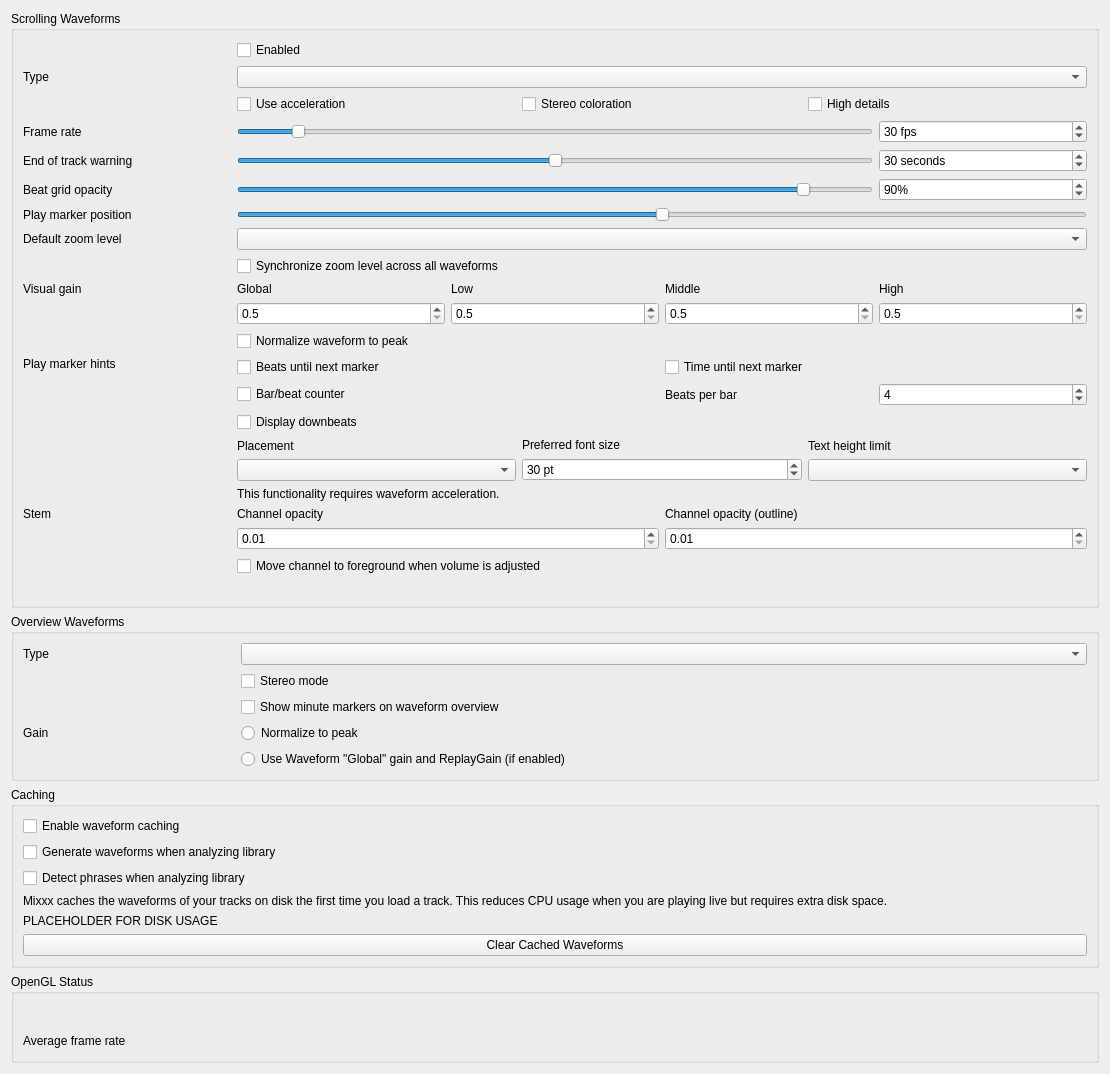
<?xml version="1.0" encoding="UTF-8"?>
<ui version="4.0">
 <class>DlgPrefWaveformDlg</class>
 <widget class="QWidget" name="DlgPrefWaveformDlg">
  <property name="geometry">
   <rect>
    <x>0</x>
    <y>0</y>
    <width>1110</width>
    <height>939</height>
   </rect>
  </property>
  <property name="windowTitle">
   <string>Waveform Preferences</string>
  </property>
  <layout class="QVBoxLayout" name="mainLayout">

  <item>
   <widget class="QGroupBox" name="waveform_groupbox">
    <property name="title">
     <string>Scrolling Waveforms</string>
    </property>
    <layout class="QGridLayout" name="waveform_layout">

     <item row="0" column="1">
      <widget class="QCheckBox" name="useWaveformCheckBox">
       <property name="text">
        <string>Enabled</string>
       </property>
      </widget>
     </item>

     <item row="1" column="0">
      <widget class="QLabel" name="waveformTypeLabel">
       <property name="sizePolicy">
        <sizepolicy hsizetype="Preferred" vsizetype="Preferred">
         <horstretch>0</horstretch>
         <verstretch>0</verstretch>
        </sizepolicy>
       </property>
       <property name="toolTip">
        <string extracomment="The big waveform summary shows the waveform envelope of the track near the current playback position."/>
       </property>
       <property name="text">
        <string>Type</string>
       </property>
       <property name="alignment">
        <set>Qt::AlignLeading|Qt::AlignLeft|Qt::AlignVCenter</set>
       </property>
       <property name="buddy">
        <cstring>waveformTypeComboBox</cstring>
       </property>
      </widget>
     </item>
     <item row="1" column="1" colspan="4">
      <widget class="QComboBox" name="waveformTypeComboBox">
       <property name="toolTip">
        <string>The waveform shows the waveform envelope of the track near the current playback position.
Select from different types of displays for the waveform, which differ primarily in the level of detail shown in the waveform.</string>
       </property>
      </widget>
     </item>

     <item row="2" column="1" colspan="4">
      <layout class="QHBoxLayout" name="waveform_render_options">
       <item>
        <widget class="QCheckBox" name="useAccelerationCheckBox">
         <property name="text">
          <string>Use acceleration</string>
         </property>
        </widget>
       </item>
       <item>
        <widget class="QCheckBox" name="splitLeftRightCheckBox">
         <property name="text">
          <string>Stereo coloration</string>
         </property>
        </widget>
       </item>
       <item>
        <widget class="QCheckBox" name="highDetailCheckBox">
         <property name="text">
          <string>High details</string>
         </property>
        </widget>
       </item>
      </layout>
     </item>

     <item row="4" column="0">
      <widget class="QLabel" name="frameRateLabel">
       <property name="text">
        <string>Frame rate</string>
       </property>
       <property name="alignment">
        <set>Qt::AlignLeading|Qt::AlignLeft|Qt::AlignVCenter</set>
       </property>
       <property name="buddy">
        <cstring>frameRateSlider</cstring>
       </property>
      </widget>
     </item>
     <item row="4" column="1" colspan="3">
      <widget class="QSlider" name="frameRateSlider">
       <property name="sizePolicy">
        <sizepolicy hsizetype="Preferred" vsizetype="Fixed">
         <horstretch>0</horstretch>
         <verstretch>0</verstretch>
        </sizepolicy>
       </property>
       <property name="maximumSize">
        <size>
         <width>16777215</width>
         <height>16777215</height>
        </size>
       </property>
       <property name="minimum">
        <number>10</number>
       </property>
       <property name="maximum">
        <number>240</number>
       </property>
       <property name="value">
        <number>30</number>
       </property>
       <property name="orientation">
        <enum>Qt::Horizontal</enum>
       </property>
      </widget>
     </item>
     <item row="4" column="4">
      <widget class="QSpinBox" name="frameRateSpinBox">
       <property name="toolTip">
        <string/>
       </property>
       <property name="suffix">
        <string> fps</string>
       </property>
       <property name="minimum">
        <number>10</number>
       </property>
       <property name="maximum">
        <number>240</number>
       </property>
       <property name="value">
        <number>30</number>
       </property>
      </widget>
     </item>

     <item row="5" column="0">
      <widget class="QLabel" name="endOfTrackWarningTimeLabel">
       <property name="text">
        <string>End of track warning</string>
       </property>
       <property name="alignment">
        <set>Qt::AlignLeading|Qt::AlignLeft|Qt::AlignVCenter</set>
       </property>
       <property name="buddy">
        <cstring>endOfTrackWarningTimeSlider</cstring>
       </property>
      </widget>
     </item>
     <item row="5" column="1" colspan="3">
      <widget class="QSlider" name="endOfTrackWarningTimeSlider">
       <property name="sizePolicy">
        <sizepolicy hsizetype="Preferred" vsizetype="Fixed">
         <horstretch>0</horstretch>
         <verstretch>0</verstretch>
        </sizepolicy>
       </property>
       <property name="maximumSize">
        <size>
         <width>16777215</width>
         <height>16777215</height>
        </size>
       </property>
       <property name="minimum">
        <number>0</number>
       </property>
       <property name="maximum">
        <number>60</number>
       </property>
       <property name="value">
        <number>30</number>
       </property>
       <property name="orientation">
        <enum>Qt::Horizontal</enum>
       </property>
      </widget>
     </item>
     <item row="5" column="4">
      <widget class="QSpinBox" name="endOfTrackWarningTimeSpinBox">
       <property name="toolTip">
        <string>Highlight the waveforms when the last seconds of a track remains.</string>
       </property>
       <property name="suffix">
        <string> seconds</string>
       </property>
       <property name="minimum">
        <number>0</number>
       </property>
       <property name="maximum">
        <number>60</number>
       </property>
       <property name="value">
        <number>30</number>
       </property>
      </widget>
     </item>

     <item row="6" column="0">
      <widget class="QLabel" name="BeatgridWaveform">
       <property name="toolTip">
        <string/>
       </property>
       <property name="midLineWidth">
        <number>6</number>
       </property>
       <property name="text">
        <string>Beat grid opacity</string>
       </property>
       <property name="alignment">
        <set>Qt::AlignLeading|Qt::AlignLeft|Qt::AlignVCenter</set>
       </property>
      </widget>
     </item>
     <item row="6" column="1" colspan="3">
      <widget class="QSlider" name="beatGridAlphaSlider">
       <property name="maximum">
        <number>100</number>
       </property>
       <property name="value">
        <number>90</number>
       </property>
       <property name="orientation">
        <enum>Qt::Horizontal</enum>
       </property>
      </widget>
     </item>
     <item row="6" column="4">
      <widget class="QSpinBox" name="beatGridAlphaSpinBox">
       <property name="toolTip">
        <string>Set amount of opacity on beat grid lines.</string>
       </property>
       <property name="suffix">
        <string>%</string>
       </property>
       <property name="maximum">
        <number>100</number>
       </property>
       <property name="value">
        <number>90</number>
       </property>
      </widget>
     </item>

     <item row="7" column="0">
      <widget class="QLabel" name="playMarkerPositionLabel">
       <property name="text">
        <string>Play marker position</string>
       </property>
      </widget>
     </item>
     <item row="7" column="1" colspan="4">
      <widget class="QSlider" name="playMarkerPositionSlider">
       <property name="sizePolicy">
        <sizepolicy hsizetype="Preferred" vsizetype="Fixed">
         <horstretch>0</horstretch>
         <verstretch>0</verstretch>
        </sizepolicy>
       </property>
       <property name="maximumSize">
        <size>
         <width>16777215</width>
         <height>16777215</height>
        </size>
       </property>
       <property name="toolTip">
        <string>Moves the play marker position on the waveforms to the left, right or center (default).</string>
       </property>
       <property name="minimum">
        <number>0</number>
       </property>
       <property name="maximum">
        <number>100</number>
       </property>
       <property name="value">
        <number>50</number>
       </property>
       <property name="orientation">
        <enum>Qt::Horizontal</enum>
       </property>
      </widget>
     </item>

     <item row="8" column="0">
      <widget class="QLabel" name="defaultZoomLabel">
       <property name="text">
        <string extracomment="Waveform zoom">Default zoom level</string>
       </property>
       <property name="alignment">
        <set>Qt::AlignLeading|Qt::AlignLeft|Qt::AlignVCenter</set>
       </property>
       <property name="buddy">
        <cstring>defaultZoomComboBox</cstring>
       </property>
      </widget>
     </item>
     <item row="8" column="1" colspan="4">
      <widget class="QComboBox" name="defaultZoomComboBox"/>
     </item>

     <item row="9" column="1" colspan="4">
      <widget class="QCheckBox" name="synchronizeZoomCheckBox">
       <property name="toolTip">
        <string>Synchronize zoom level across all waveform displays.</string>
       </property>
       <property name="text">
        <string>Synchronize zoom level across all waveforms</string>
       </property>
      </widget>
     </item>

     <item row="10" column="0">
      <widget class="QLabel" name="visualGainLabel">
       <property name="text">
        <string>Visual gain</string>
       </property>
       <property name="alignment">
        <set>Qt::AlignLeading|Qt::AlignLeft|Qt::AlignTop</set>
       </property>
       <property name="buddy">
        <cstring>allVisualGain</cstring>
       </property>
      </widget>
     </item>
     <item row="10" column="1" colspan="4">
      <layout class="QGridLayout" name="gridLayout_3">
       <item row="0" column="0">
        <widget class="QLabel" name="visualGainLabel_global">
         <property name="text">
          <string>Global</string>
         </property>
         <property name="alignment">
          <set>Qt::AlignLeading|Qt::AlignLeft|Qt::AlignVCenter</set>
         </property>
         <property name="buddy">
          <cstring>allVisualGain</cstring>
         </property>
        </widget>
       </item>
       <item row="0" column="1">
        <widget class="QLabel" name="visualGainLabel_low">
         <property name="text">
          <string>Low</string>
         </property>
         <property name="alignment">
          <set>Qt::AlignLeading|Qt::AlignLeft|Qt::AlignVCenter</set>
         </property>
         <property name="buddy">
          <cstring>lowVisualGain</cstring>
         </property>
        </widget>
       </item>
       <item row="0" column="2">
        <widget class="QLabel" name="visualGainLabel_mid">
         <property name="text">
          <string>Middle</string>
         </property>
         <property name="alignment">
          <set>Qt::AlignLeading|Qt::AlignLeft|Qt::AlignVCenter</set>
         </property>
         <property name="buddy">
          <cstring>midVisualGain</cstring>
         </property>
        </widget>
       </item>
       <item row="0" column="3">
        <widget class="QLabel" name="visualGainLabel_high">
         <property name="text">
          <string>High</string>
         </property>
         <property name="alignment">
          <set>Qt::AlignLeading|Qt::AlignLeft|Qt::AlignVCenter</set>
         </property>
         <property name="buddy">
          <cstring>highVisualGain</cstring>
         </property>
        </widget>
       </item>

       <item row="1" column="0">
        <widget class="QDoubleSpinBox" name="allVisualGain">
         <property name="toolTip">
          <string>Global visual gain</string>
         </property>
         <property name="decimals">
          <number>1</number>
         </property>
         <property name="minimum">
          <double>0.500000000000000</double>
         </property>
         <property name="maximum">
          <double>10.000000000000000</double>
         </property>
         <property name="singleStep">
          <double>0.100000000000000</double>
         </property>
        </widget>
       </item>
       <item row="1" column="1">
        <widget class="QDoubleSpinBox" name="lowVisualGain">
         <property name="toolTip">
          <string>Visual gain of the low frequencies</string>
         </property>
         <property name="decimals">
          <number>1</number>
         </property>
         <property name="minimum">
          <double>0.500000000000000</double>
         </property>
         <property name="maximum">
          <double>10.000000000000000</double>
         </property>
         <property name="singleStep">
          <double>0.100000000000000</double>
         </property>
        </widget>
       </item>
       <item row="1" column="2">
        <widget class="QDoubleSpinBox" name="midVisualGain">
         <property name="toolTip">
          <string>Visual gain of the middle frequencies</string>
         </property>
         <property name="decimals">
          <number>1</number>
         </property>
         <property name="minimum">
          <double>0.500000000000000</double>
         </property>
         <property name="maximum">
          <double>10.000000000000000</double>
         </property>
         <property name="singleStep">
          <double>0.100000000000000</double>
         </property>
        </widget>
       </item>
       <item row="1" column="3">
        <widget class="QDoubleSpinBox" name="highVisualGain">
         <property name="toolTip">
          <string>Visual gain of the high frequencies</string>
         </property>
         <property name="decimals">
          <number>1</number>
         </property>
         <property name="minimum">
          <double>0.500000000000000</double>
         </property>
         <property name="maximum">
          <double>10.000000000000000</double>
         </property>
         <property name="singleStep">
          <double>0.100000000000000</double>
         </property>
        </widget>
       </item>
       <item row="2" column="0" colspan="4">
        <widget class="QCheckBox" name="normalizeWaveformCheckBox">
         <property name="toolTip">
          <string>Normalize the waveform display to the track's peak amplitude. Useful for loudness-normalized tracks that would otherwise appear as thin lines.</string>
         </property>
         <property name="text">
          <string>Normalize waveform to peak</string>
         </property>
        </widget>
       </item>
      </layout>
     </item>

     <item row="11" column="0">
      <widget class="QLabel" name="marker_hints_label">
       <property name="text">
        <string>Play marker hints</string>
       </property>
       <property name="alignment">
        <set>Qt::AlignLeading|Qt::AlignLeft|Qt::AlignTop</set>
       </property>
      </widget>
     </item>
     <item row="11" column="1" colspan="2">
      <widget class="QCheckBox" name="untilMarkShowBeatsCheckBox">
       <property name="text">
        <string>Beats until next marker</string>
       </property>
      </widget>
     </item>
     <item row="11" column="3" colspan="2">
      <widget class="QCheckBox" name="untilMarkShowTimeCheckBox">
       <property name="text">
        <string>Time until next marker</string>
       </property>
      </widget>
     </item>
     <item row="12" column="1" colspan="2">
      <widget class="QCheckBox" name="showBarCounterCheckBox">
       <property name="toolTip">
        <string>Show the current bar and beat position (e.g. "12.1") at the play marker.</string>
       </property>
       <property name="text">
        <string>Bar/beat counter</string>
       </property>
      </widget>
     </item>
     <item row="12" column="3">
      <widget class="QLabel" name="beatsPerBarLabel">
       <property name="text">
        <string>Beats per bar</string>
       </property>
       <property name="buddy">
        <cstring>beatsPerBarSpinBox</cstring>
       </property>
      </widget>
     </item>
     <item row="12" column="4">
      <widget class="QSpinBox" name="beatsPerBarSpinBox">
       <property name="toolTip">
        <string>Number of beats per bar for downbeat markers and bar counter.</string>
       </property>
       <property name="minimum">
        <number>2</number>
       </property>
       <property name="maximum">
        <number>32</number>
       </property>
       <property name="value">
        <number>4</number>
       </property>
      </widget>
     </item>

     <item row="13" column="1" colspan="2">
      <widget class="QCheckBox" name="enableDownbeatCheckBox">
       <property name="toolTip">
        <string>Distinguish downbeats from regular beats using different line width and color.</string>
       </property>
       <property name="text">
        <string>Display downbeats</string>
       </property>
      </widget>
     </item>
     <item row="14" column="1" colspan="4">
      <layout class="QHBoxLayout" name="marker_option_layout">
       <item>
        <layout class="QVBoxLayout" name="marker_options_placement_layout">
         <item>
          <widget class="QLabel" name="untilMarkAlignLabel">
           <property name="text">
            <string>Placement</string>
           </property>
           <property name="alignment">
            <set>Qt::AlignLeading|Qt::AlignLeft|Qt::AlignVCenter</set>
           </property>
           <property name="buddy">
            <cstring>untilMarkAlignComboBox</cstring>
           </property>
          </widget>
         </item>
         <item>
          <widget class="QComboBox" name="untilMarkAlignComboBox"/>
         </item>
        </layout>
       </item>

       <item>
        <layout class="QVBoxLayout" name="marker_options_font_layout">
         <item>
          <widget class="QLabel" name="untilMarkTextPointSizeLabel">
           <property name="text">
            <string>Preferred font size</string>
           </property>
           <property name="alignment">
            <set>Qt::AlignLeading|Qt::AlignLeft|Qt::AlignVCenter</set>
           </property>
           <property name="buddy">
            <cstring>untilMarkTextPointSizeSpinBox</cstring>
           </property>
          </widget>
         </item>
         <item>
          <widget class="QSpinBox" name="untilMarkTextPointSizeSpinBox">
           <property name="toolTip">
            <string/>
           </property>
           <property name="suffix">
            <string> pt</string>
           </property>
           <property name="minimum">
            <number>10</number>
           </property>
           <property name="maximum">
            <number>100</number>
           </property>
           <property name="value">
            <number>30</number>
           </property>
          </widget>
         </item>
        </layout>
       </item>

       <item>
        <layout class="QVBoxLayout" name="marker_options_textheight_layout">
         <item>
          <widget class="QLabel" name="untilMarkTextHeightLimitLabel">
           <property name="text">
            <string>Text height limit</string>
           </property>
           <property name="alignment">
            <set>Qt::AlignLeading|Qt::AlignLeft|Qt::AlignVCenter</set>
           </property>
           <property name="buddy">
            <cstring>untilMarkTextHeightLimitComboBox</cstring>
           </property>
          </widget>
         </item>
         <item>
          <widget class="QComboBox" name="untilMarkTextHeightLimitComboBox"/>
         </item>
        </layout>
       </item>

      </layout><!-- marker_option_layout -->
     </item>

     <item row="15" column="1" colspan="4">
      <widget class="QLabel" name="requiresGLSLLabel">
       <property name="text">
        <string>This functionality requires waveform acceleration.</string>
       </property>
       <property name="alignment">
        <set>Qt::AlignLeading|Qt::AlignLeft|Qt::AlignVCenter</set>
       </property>
      </widget>
     </item>

     <item row="16" column="0">
      <widget class="QLabel" name="stemOpacityLabel">
       <property name="text">
        <string>Stem</string>
       </property>
       <property name="alignment">
        <set>Qt::AlignLeading|Qt::AlignLeft|Qt::AlignTop</set>
       </property>
       <property name="buddy">
        <cstring>stemOpacitySpinBox</cstring>
       </property>
      </widget>
     </item>
     <item row="16" column="1" colspan="4">
      <layout class="QGridLayout" name="stemOpacityGridLayout">
       <item row="0" column="0">
        <widget class="QLabel" name="stemOpacityMainLabel">
         <property name="text">
          <string>Channel opacity</string>
         </property>
         <property name="alignment">
          <set>Qt::AlignLeading|Qt::AlignLeft|Qt::AlignVCenter</set>
         </property>
         <property name="buddy">
          <cstring>stemOpacitySpinBox</cstring>
         </property>
        </widget>
       </item>
       <item row="0" column="1">
        <widget class="QLabel" name="stemOpacityOutlineLabel">
         <property name="text">
          <string>Channel opacity (outline)</string>
         </property>
         <property name="alignment">
          <set>Qt::AlignLeading|Qt::AlignLeft|Qt::AlignVCenter</set>
         </property>
         <property name="buddy">
          <cstring>stemOutlineOpacitySpinBox</cstring>
         </property>
        </widget>
       </item>

       <item row="1" column="0">
        <widget class="QDoubleSpinBox" name="stemOpacitySpinBox">
         <property name="toolTip">
          <string>Main stem opacity</string>
         </property>
         <property name="decimals">
          <number>2</number>
         </property>
         <property name="minimum">
          <double>0.010000000000000</double>
         </property>
         <property name="maximum">
          <double>1.000000000000000</double>
         </property>
         <property name="singleStep">
          <double>0.010000000000000</double>
         </property>
        </widget>
       </item>
       <item row="1" column="1">
        <widget class="QDoubleSpinBox" name="stemOutlineOpacitySpinBox">
         <property name="toolTip">
          <string>Outline stem opacity</string>
         </property>
         <property name="decimals">
          <number>2</number>
         </property>
         <property name="minimum">
          <double>0.010000000000000</double>
         </property>
         <property name="maximum">
          <double>1.000000000000000</double>
         </property>
         <property name="singleStep">
          <double>0.010000000000000</double>
         </property>
        </widget>
       </item>
       <item row="2" column="0" colspan="2">
        <widget class="QCheckBox" name="stemReorderLayerOnChangedCheckBox">
         <property name="text">
          <string>Move channel to foreground when volume is adjusted</string>
         </property>
        </widget>
       </item>
      </layout>
     </item>

     <item row="17" column="1" colspan="4">
      <widget class="QLabel" name="requiresGLSLLabel2">
       <property name="alignment">
        <set>Qt::AlignLeading|Qt::AlignLeft|Qt::AlignVCenter</set>
       </property>
      </widget>
     </item>

    </layout>
   </widget>
  </item><!-- waveform groupbox -->

  <item>
   <widget class="QGroupBox" name="overview_groupbox">
    <property name="title">
     <string>Overview Waveforms</string>
    </property>
    <layout class="QGridLayout" name="overview_layout">

     <item row="0" column="0">
      <widget class="QLabel" name="waveformOverviewLabel">
       <property name="toolTip">
        <string extracomment="The smaller, zoomed-out version of the waveform shows the various markers within the track as well as the waveform envelope of the entire track."/>
       </property>
       <property name="text">
        <string>Type</string>
       </property>
      </widget>
     </item>
     <item row="0" column="1" colspan="4">
      <widget class="QComboBox" name="waveformOverviewComboBox">
       <property name="toolTip">
        <string>The waveform overview shows the waveform envelope of the entire track.
Select from different types of displays for the waveform overview, which differ primarily in the level of detail shown in the waveform.</string>
       </property>
      </widget>
     </item>

     <item row="1" column="1" colspan="4">
      <widget class="QCheckBox" name="overviewStereoCheckBox">
       <property name="text">
        <string>Stereo mode</string>
       </property>
      </widget>
     </item>

     <item row="2" column="1" colspan="4">
      <widget class="QCheckBox" name="overviewMinuteMarkersCheckBox">
       <property name="text">
        <string>Show minute markers on waveform overview</string>
       </property>
      </widget>
     </item>

     <item row="3" column="0">
      <widget class="QLabel" name="overview_gain_label">
       <property name="toolTip">
        <string extracomment="Select a gain mode for the waveform overview."/>
       </property>
       <property name="text">
        <string>Gain</string>
       </property>
      </widget>
     </item>
     <item row="3" column="1" colspan="4">
      <widget class="QRadioButton" name="overview_scale_normalize">
       <property name="text">
        <string>Normalize to peak</string>
       </property>
       <attribute name="buttonGroup">
        <string notr="true">overview_scale_options</string>
       </attribute>
      </widget>
     </item>
     <item row="4" column="1" colspan="4">
      <widget class="QRadioButton" name="overview_scale_allReplayGain">
       <property name="text">
        <string extracomment="'Global' refers to the 'Global' visual gain in the scrolling waveform settings">Use Waveform "Global" gain and ReplayGain (if enabled)</string>
       </property>
       <attribute name="buttonGroup">
        <string notr="true">overview_scale_options</string>
       </attribute>
      </widget>
     </item>

    </layout>
   </widget>
  </item><!-- overview_groupbox -->

  <item>
   <widget class="QGroupBox" name="caching_groupbox">
    <property name="title">
     <string>Caching</string>
    </property>
    <layout class="QVBoxLayout" name="caching_layout">
     <item>
      <widget class="QCheckBox" name="enableWaveformCaching">
       <property name="text">
        <string>Enable waveform caching</string>
       </property>
      </widget>
     </item>
     <item>
      <widget class="QCheckBox" name="enableWaveformGenerationWithAnalysis">
       <property name="text">
        <string>Generate waveforms when analyzing library</string>
       </property>
      </widget>
     </item>
     <item>
      <widget class="QCheckBox" name="enablePhraseAnalysis">
       <property name="text">
        <string>Detect phrases when analyzing library</string>
       </property>
       <property name="toolTip">
        <string>Automatically detect phrase boundaries (intro, verse, chorus, drop, outro) based on energy changes in the track.</string>
       </property>
      </widget>
     </item>
     <item>
      <widget class="QLabel" name="waveformCachingInfo">
       <property name="text">
        <string>Mixxx caches the waveforms of your tracks on disk the first time you load a track. This reduces CPU usage when you are playing live but requires extra disk space.</string>
       </property>
       <property name="wordWrap">
        <bool>true</bool>
       </property>
      </widget>
     </item>
     <item>
      <widget class="QLabel" name="waveformDiskUsage">
       <property name="sizePolicy">
        <sizepolicy hsizetype="Expanding" vsizetype="Minimum">
         <horstretch>0</horstretch>
         <verstretch>0</verstretch>
        </sizepolicy>
       </property>
       <property name="text">
        <string notr="true">PLACEHOLDER FOR DISK USAGE</string>
       </property>
       <property name="wordWrap">
        <bool>true</bool>
       </property>
      </widget>
     </item>
     <item>
      <widget class="QPushButton" name="clearCachedWaveforms">
       <property name="text">
        <string>Clear Cached Waveforms</string>
       </property>
      </widget>
     </item>
    </layout>
   </widget>
  </item><!-- caching_groupbox -->

  <item>
   <widget class="QGroupBox" name="opengl_status_groupbox">
    <property name="title">
     <string>OpenGL Status</string>
    </property>
    <layout class="QGridLayout" name="opengl_status_layout">
     <item row="0" column="0" colspan="3">
      <widget class="QLabel" name="openGlStatusData">
       <property name="sizePolicy">
        <sizepolicy hsizetype="Expanding" vsizetype="Minimum">
         <horstretch>0</horstretch>
         <verstretch>0</verstretch>
        </sizepolicy>
       </property>
       <property name="toolTip">
        <string>Displays which OpenGL version is supported by the current platform.</string>
       </property>
       <property name="text">
        <string/>
       </property>
       <property name="wordWrap">
        <bool>true</bool>
       </property>
       <property name="textInteractionFlags">
        <set>Qt::TextSelectableByKeyboard|Qt::TextSelectableByMouse</set>
       </property>
      </widget>
     </item>
     <item row="1" column="0">
      <widget class="QLabel" name="openGlStatusLabel_2">
       <property name="toolTip">
        <string/>
       </property>
       <property name="text">
        <string>Average frame rate</string>
       </property>
       <property name="alignment">
        <set>Qt::AlignLeading|Qt::AlignLeft|Qt::AlignVCenter</set>
       </property>
      </widget>
     </item>
     <item row="1" column="1" colspan="2">
      <widget class="QLabel" name="frameRateAverage">
       <property name="toolTip">
        <string>Displays the actual frame rate.</string>
       </property>
       <property name="text">
        <string/>
       </property>
      </widget>
     </item>
    </layout>
   </widget>
  </item><!-- opengl_status_groupbox -->

 </layout>
 </widget>
 <tabstops>
  <tabstop>useWaveformCheckBox</tabstop>
  <tabstop>waveformTypeComboBox</tabstop>
  <tabstop>useAccelerationCheckBox</tabstop>
  <tabstop>splitLeftRightCheckBox</tabstop>
  <tabstop>highDetailCheckBox</tabstop>
  <tabstop>frameRateSlider</tabstop>
  <tabstop>frameRateSpinBox</tabstop>
  <tabstop>endOfTrackWarningTimeSlider</tabstop>
  <tabstop>endOfTrackWarningTimeSpinBox</tabstop>
  <tabstop>beatGridAlphaSlider</tabstop>
  <tabstop>beatGridAlphaSpinBox</tabstop>
  <tabstop>playMarkerPositionSlider</tabstop>
  <tabstop>defaultZoomComboBox</tabstop>
  <tabstop>synchronizeZoomCheckBox</tabstop>
  <tabstop>allVisualGain</tabstop>
  <tabstop>lowVisualGain</tabstop>
  <tabstop>midVisualGain</tabstop>
  <tabstop>highVisualGain</tabstop>
  <tabstop>normalizeWaveformCheckBox</tabstop>
  <tabstop>untilMarkShowBeatsCheckBox</tabstop>
  <tabstop>untilMarkShowTimeCheckBox</tabstop>
  <tabstop>showBarCounterCheckBox</tabstop>
  <tabstop>beatsPerBarSpinBox</tabstop>
  <tabstop>enableDownbeatCheckBox</tabstop>
  <tabstop>untilMarkAlignComboBox</tabstop>
  <tabstop>untilMarkTextPointSizeSpinBox</tabstop>
  <tabstop>untilMarkTextHeightLimitComboBox</tabstop>
  <tabstop>waveformOverviewComboBox</tabstop>
  <tabstop>overviewStereoCheckBox</tabstop>
  <tabstop>overviewMinuteMarkersCheckBox</tabstop>
  <tabstop>overview_scale_normalize</tabstop>
  <tabstop>overview_scale_allReplayGain</tabstop>
  <tabstop>enableWaveformCaching</tabstop>
  <tabstop>enableWaveformGenerationWithAnalysis</tabstop>
  <tabstop>enablePhraseAnalysis</tabstop>
  <tabstop>clearCachedWaveforms</tabstop>
 </tabstops>
 <buttongroups>
  <buttongroup name="overview_scale_options"/>
 </buttongroups>
 <resources/>
 <connections/>
</ui>
